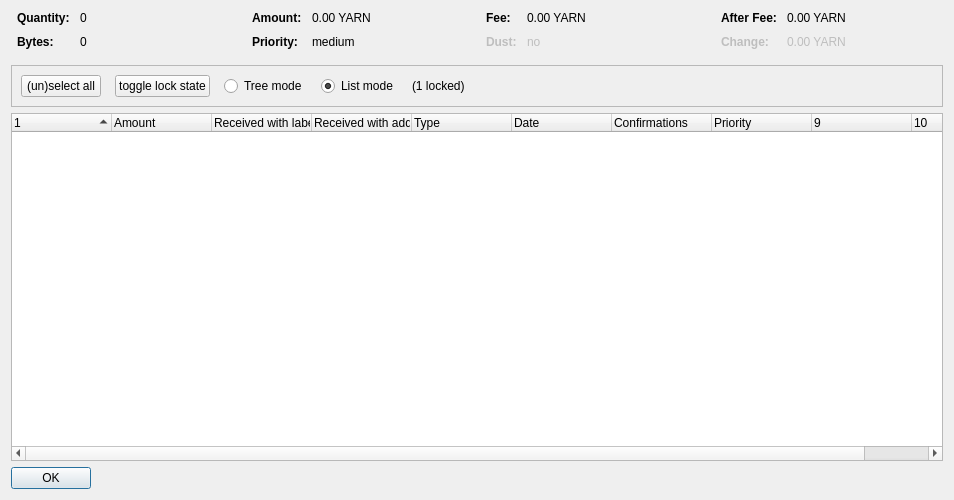
<?xml version="1.0" encoding="UTF-8"?>
<ui version="4.0">
 <class>CoinControlDialog</class>
 <widget class="QDialog" name="CoinControlDialog">
  <property name="geometry">
   <rect>
    <x>0</x>
    <y>0</y>
    <width>954</width>
    <height>500</height>
   </rect>
  </property>
  <property name="windowTitle">
   <string>Coin Selection</string>
  </property>
  <layout class="QVBoxLayout" name="verticalLayout">
   <item>
    <layout class="QHBoxLayout" name="horizontalLayoutTop" stretch="0,0,0,0">
     <property name="topMargin">
      <number>0</number>
     </property>
     <property name="bottomMargin">
      <number>10</number>
     </property>
     <item>
      <layout class="QFormLayout" name="formLayoutCoinControl1">
       <property name="horizontalSpacing">
        <number>10</number>
       </property>
       <property name="verticalSpacing">
        <number>10</number>
       </property>
       <property name="leftMargin">
        <number>6</number>
       </property>
       <property name="rightMargin">
        <number>6</number>
       </property>
       <item row="0" column="0">
        <widget class="QLabel" name="labelCoinControlQuantityText">
         <property name="font">
          <font>
           <weight>75</weight>
           <bold>true</bold>
          </font>
         </property>
         <property name="text">
          <string>Quantity:</string>
         </property>
        </widget>
       </item>
       <item row="0" column="1">
        <widget class="QLabel" name="labelCoinControlQuantity">
         <property name="cursor">
          <cursorShape>IBeamCursor</cursorShape>
         </property>
         <property name="contextMenuPolicy">
          <enum>Qt::ActionsContextMenu</enum>
         </property>
         <property name="text">
          <string notr="true">0</string>
         </property>
         <property name="textInteractionFlags">
          <set>Qt::LinksAccessibleByMouse|Qt::TextSelectableByKeyboard|Qt::TextSelectableByMouse</set>
         </property>
        </widget>
       </item>
       <item row="1" column="0">
        <widget class="QLabel" name="labelCoinControlBytesText">
         <property name="font">
          <font>
           <weight>75</weight>
           <bold>true</bold>
          </font>
         </property>
         <property name="text">
          <string>Bytes:</string>
         </property>
        </widget>
       </item>
       <item row="1" column="1">
        <widget class="QLabel" name="labelCoinControlBytes">
         <property name="cursor">
          <cursorShape>IBeamCursor</cursorShape>
         </property>
         <property name="contextMenuPolicy">
          <enum>Qt::ActionsContextMenu</enum>
         </property>
         <property name="text">
          <string notr="true">0</string>
         </property>
         <property name="textInteractionFlags">
          <set>Qt::LinksAccessibleByMouse|Qt::TextSelectableByKeyboard|Qt::TextSelectableByMouse</set>
         </property>
        </widget>
       </item>
      </layout>
     </item>
     <item>
      <layout class="QFormLayout" name="formLayoutCoinControl2">
       <property name="horizontalSpacing">
        <number>10</number>
       </property>
       <property name="verticalSpacing">
        <number>10</number>
       </property>
       <property name="leftMargin">
        <number>6</number>
       </property>
       <property name="rightMargin">
        <number>6</number>
       </property>
       <item row="0" column="0">
        <widget class="QLabel" name="labelCoinControlAmountText">
         <property name="font">
          <font>
           <weight>75</weight>
           <bold>true</bold>
          </font>
         </property>
         <property name="text">
          <string>Amount:</string>
         </property>
        </widget>
       </item>
       <item row="0" column="1">
        <widget class="QLabel" name="labelCoinControlAmount">
         <property name="cursor">
          <cursorShape>IBeamCursor</cursorShape>
         </property>
         <property name="contextMenuPolicy">
          <enum>Qt::ActionsContextMenu</enum>
         </property>
         <property name="text">
          <string notr="true">0.00 YARN</string>
         </property>
         <property name="textInteractionFlags">
          <set>Qt::LinksAccessibleByMouse|Qt::TextSelectableByKeyboard|Qt::TextSelectableByMouse</set>
         </property>
        </widget>
       </item>
       <item row="1" column="0">
        <widget class="QLabel" name="labelCoinControlPriorityText">
         <property name="font">
          <font>
           <weight>75</weight>
           <bold>true</bold>
          </font>
         </property>
         <property name="text">
          <string>Priority:</string>
         </property>
        </widget>
       </item>
       <item row="1" column="1">
        <widget class="QLabel" name="labelCoinControlPriority">
         <property name="cursor">
          <cursorShape>IBeamCursor</cursorShape>
         </property>
         <property name="contextMenuPolicy">
          <enum>Qt::ActionsContextMenu</enum>
         </property>
         <property name="text">
          <string>medium</string>
         </property>
         <property name="textInteractionFlags">
          <set>Qt::LinksAccessibleByMouse|Qt::TextSelectableByKeyboard|Qt::TextSelectableByMouse</set>
         </property>
        </widget>
       </item>
      </layout>
     </item>
     <item>
      <layout class="QFormLayout" name="formLayoutCoinControl3">
       <property name="horizontalSpacing">
        <number>10</number>
       </property>
       <property name="verticalSpacing">
        <number>10</number>
       </property>
       <property name="leftMargin">
        <number>6</number>
       </property>
       <property name="rightMargin">
        <number>6</number>
       </property>
       <item row="0" column="0">
        <widget class="QLabel" name="labelCoinControlFeeText">
         <property name="font">
          <font>
           <weight>75</weight>
           <bold>true</bold>
          </font>
         </property>
         <property name="text">
          <string>Fee:</string>
         </property>
        </widget>
       </item>
       <item row="0" column="1">
        <widget class="QLabel" name="labelCoinControlFee">
         <property name="cursor">
          <cursorShape>IBeamCursor</cursorShape>
         </property>
         <property name="contextMenuPolicy">
          <enum>Qt::ActionsContextMenu</enum>
         </property>
         <property name="text">
          <string notr="true">0.00 YARN</string>
         </property>
         <property name="textInteractionFlags">
          <set>Qt::LinksAccessibleByMouse|Qt::TextSelectableByKeyboard|Qt::TextSelectableByMouse</set>
         </property>
        </widget>
       </item>
       <item row="1" column="0">
        <widget class="QLabel" name="labelCoinControlLowOutputText">
         <property name="enabled">
          <bool>false</bool>
         </property>
         <property name="font">
          <font>
           <weight>75</weight>
           <bold>true</bold>
          </font>
         </property>
         <property name="text">
          <string>Dust:</string>
         </property>
        </widget>
       </item>
       <item row="1" column="1">
        <widget class="QLabel" name="labelCoinControlLowOutput">
         <property name="enabled">
          <bool>false</bool>
         </property>
         <property name="cursor">
          <cursorShape>IBeamCursor</cursorShape>
         </property>
         <property name="contextMenuPolicy">
          <enum>Qt::ActionsContextMenu</enum>
         </property>
         <property name="text">
          <string>no</string>
         </property>
         <property name="textInteractionFlags">
          <set>Qt::LinksAccessibleByMouse|Qt::TextSelectableByKeyboard|Qt::TextSelectableByMouse</set>
         </property>
        </widget>
       </item>
      </layout>
     </item>
     <item>
      <layout class="QFormLayout" name="formLayoutCoinControl4">
       <property name="horizontalSpacing">
        <number>10</number>
       </property>
       <property name="verticalSpacing">
        <number>10</number>
       </property>
       <property name="leftMargin">
        <number>6</number>
       </property>
       <property name="rightMargin">
        <number>6</number>
       </property>
       <item row="0" column="0">
        <widget class="QLabel" name="labelCoinControlAfterFeeText">
         <property name="font">
          <font>
           <weight>75</weight>
           <bold>true</bold>
          </font>
         </property>
         <property name="text">
          <string>After Fee:</string>
         </property>
        </widget>
       </item>
       <item row="0" column="1">
        <widget class="QLabel" name="labelCoinControlAfterFee">
         <property name="cursor">
          <cursorShape>IBeamCursor</cursorShape>
         </property>
         <property name="contextMenuPolicy">
          <enum>Qt::ActionsContextMenu</enum>
         </property>
         <property name="text">
          <string notr="true">0.00 YARN</string>
         </property>
         <property name="textInteractionFlags">
          <set>Qt::LinksAccessibleByMouse|Qt::TextSelectableByKeyboard|Qt::TextSelectableByMouse</set>
         </property>
        </widget>
       </item>
       <item row="1" column="0">
        <widget class="QLabel" name="labelCoinControlChangeText">
         <property name="enabled">
          <bool>false</bool>
         </property>
         <property name="font">
          <font>
           <weight>75</weight>
           <bold>true</bold>
          </font>
         </property>
         <property name="text">
          <string>Change:</string>
         </property>
        </widget>
       </item>
       <item row="1" column="1">
        <widget class="QLabel" name="labelCoinControlChange">
         <property name="enabled">
          <bool>false</bool>
         </property>
         <property name="cursor">
          <cursorShape>IBeamCursor</cursorShape>
         </property>
         <property name="contextMenuPolicy">
          <enum>Qt::ActionsContextMenu</enum>
         </property>
         <property name="text">
          <string notr="true">0.00 YARN</string>
         </property>
         <property name="textInteractionFlags">
          <set>Qt::LinksAccessibleByMouse|Qt::TextSelectableByKeyboard|Qt::TextSelectableByMouse</set>
         </property>
        </widget>
       </item>
      </layout>
     </item>
    </layout>
   </item>
   <item>
    <widget class="QFrame" name="frame">
     <property name="minimumSize">
      <size>
       <width>0</width>
       <height>40</height>
      </size>
     </property>
     <property name="frameShape">
      <enum>QFrame::StyledPanel</enum>
     </property>
     <property name="frameShadow">
      <enum>QFrame::Sunken</enum>
     </property>
     <layout class="QHBoxLayout" name="horizontalLayout">
      <item>
       <layout class="QHBoxLayout" name="horizontalLayoutPanel" stretch="0,0,0,0,0,0">
        <property name="spacing">
         <number>14</number>
        </property>
        <item>
         <widget class="QPushButton" name="pushButtonSelectAll">
          <property name="sizePolicy">
           <sizepolicy hsizetype="Maximum" vsizetype="Fixed">
            <horstretch>0</horstretch>
            <verstretch>0</verstretch>
           </sizepolicy>
          </property>
          <property name="text">
           <string>(un)select all</string>
          </property>
          <property name="autoDefault">
           <bool>false</bool>
          </property>
         </widget>
        </item>
        <item>
         <widget class="QPushButton" name="pushButtonToggleLock">
          <property name="sizePolicy">
           <sizepolicy hsizetype="Maximum" vsizetype="Fixed">
            <horstretch>0</horstretch>
            <verstretch>0</verstretch>
           </sizepolicy>
          </property>
          <property name="text">
           <string>toggle lock state</string>
          </property>
          <property name="autoDefault">
           <bool>false</bool>
          </property>
         </widget>
        </item>
        <item>
         <widget class="QRadioButton" name="radioTreeMode">
          <property name="sizePolicy">
           <sizepolicy hsizetype="Maximum" vsizetype="Fixed">
            <horstretch>0</horstretch>
            <verstretch>0</verstretch>
           </sizepolicy>
          </property>
          <property name="text">
           <string>Tree mode</string>
          </property>
         </widget>
        </item>
        <item>
         <widget class="QRadioButton" name="radioListMode">
          <property name="sizePolicy">
           <sizepolicy hsizetype="Maximum" vsizetype="Fixed">
            <horstretch>0</horstretch>
            <verstretch>0</verstretch>
           </sizepolicy>
          </property>
          <property name="text">
           <string>List mode</string>
          </property>
          <property name="checked">
           <bool>true</bool>
          </property>
         </widget>
        </item>
        <item>
         <widget class="QLabel" name="labelLocked">
          <property name="text">
           <string>(1 locked)</string>
          </property>
         </widget>
        </item>
        <item>
         <spacer name="horizontalSpacer">
          <property name="orientation">
           <enum>Qt::Horizontal</enum>
          </property>
          <property name="sizeHint" stdset="0">
           <size>
            <width>40</width>
            <height>20</height>
           </size>
          </property>
         </spacer>
        </item>
       </layout>
      </item>
     </layout>
    </widget>
   </item>
   <item>
    <widget class="CoinControlTreeWidget" name="treeWidget">
     <property name="contextMenuPolicy">
      <enum>Qt::CustomContextMenu</enum>
     </property>
     <property name="sortingEnabled">
      <bool>false</bool>
     </property>
     <property name="columnCount">
      <number>10</number>
     </property>
     <attribute name="headerShowSortIndicator" stdset="0">
      <bool>true</bool>
     </attribute>
     <attribute name="headerStretchLastSection">
      <bool>false</bool>
     </attribute>
     <column>
      <property name="text">
       <string/>
      </property>
     </column>
     <column>
      <property name="text">
       <string>Amount</string>
      </property>
     </column>
     <column>
      <property name="text">
       <string>Received with label</string>
      </property>
     </column>
     <column>
      <property name="text">
       <string>Received with address</string>
      </property>
     </column>
     <column>
      <property name="text">
       <string>Type</string>
      </property>
     </column>
     <column>
      <property name="text">
       <string>Date</string>
      </property>
     </column>
     <column>
      <property name="text">
       <string>Confirmations</string>
      </property>
      <property name="toolTip">
       <string>Confirmed</string>
      </property>
     </column>
     <column>
      <property name="text">
       <string>Priority</string>
      </property>
     </column>
     <column>
      <property name="text">
       <string/>
      </property>
     </column>
     <column>
      <property name="text">
       <string/>
      </property>
     </column>
    </widget>
   </item>
   <item>
    <widget class="QDialogButtonBox" name="buttonBox">
     <property name="sizePolicy">
      <sizepolicy hsizetype="Maximum" vsizetype="Fixed">
       <horstretch>0</horstretch>
       <verstretch>0</verstretch>
      </sizepolicy>
     </property>
     <property name="orientation">
      <enum>Qt::Horizontal</enum>
     </property>
     <property name="standardButtons">
      <set>QDialogButtonBox::Ok</set>
     </property>
    </widget>
   </item>
  </layout>
 </widget>
 <customwidgets>
  <customwidget>
   <class>CoinControlTreeWidget</class>
   <extends>QTreeWidget</extends>
   <header>coincontroltreewidget.h</header>
  </customwidget>
 </customwidgets>
 <resources/>
 <connections/>
</ui>
